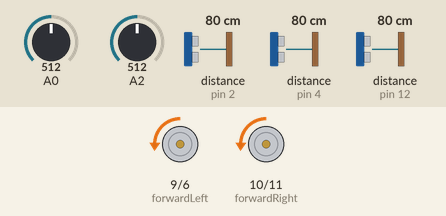
The sketch below on a simulated Arduino Uno, built with avr-gcc and run on an emulated ATmega328P. Shown: motor-driver pin pairs drawn as motors (green arrow = first pin HIGH = forward, orange = second pin HIGH = backward, longer = more drive). Wiring (inferred from the names in the program): 3 × ultrasonic range finder: trigger pin 3, echo pin 2 / trigger pin 5, echo pin 4 / trigger pin 13, echo pin 12. The inputs (shaded band) are chosen by the test bench; at power-on: A0 = 512, A2 = 512, distance to the obstacle (sensors on pin 2, pin 4, pin 12) 80 cm. The echo pulse lasts 58.3 µs per cm.

Above: at 3.8 s.
3.9 s: A0 set to 34
7.8 s: A0 set to 28
At 10.0 s:
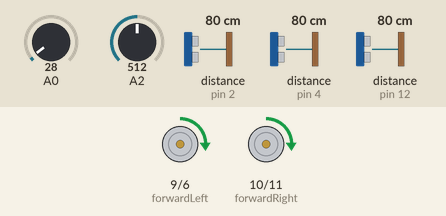
11.7 s: A2 set to 34
15.6 s: A2 set to 28
At 18.5 s:
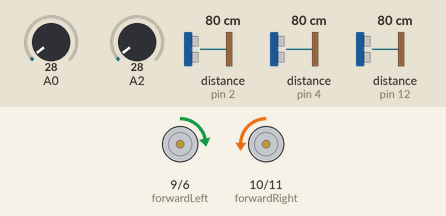
19.6 s: distance to the obstacle (sensor on pin 2) set to 19 cm
23.5 s: distance to the obstacle (sensor on pin 2) set to 16 cm
At 23.9 s:
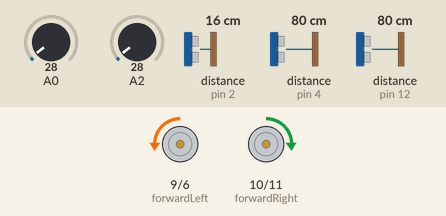
Timing chart, 0 to 26.5 s (numbered marks = the images above; inputs shaded):
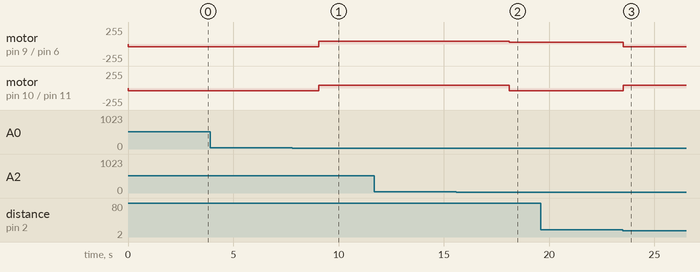

The sketch:

SumoBot_Code.ino
```cpp
//Authors: Olivia Chan, Alisa Wu
//Project: SUMOBOT
//Date: April 19, 2023

//Declaration Section
//Photoresistors
int ldr1; //Value from photoresistor 1 (front ldr)
int ldr2; //Value from photoresistor 2 (back ldr)

//Motor Driver
const int forwardLeft = 9; //Pin for left wheel forward rotation
const int backwardLeft = 6; //Pin for left wheel backward rotation
const int forwardRight = 10; //Pin for right wheel forward rotation
const int backwardRight = 11; //Pin for right wheel backward rotation

//Ultrasonic Sensors
unsigned int distance1; //Distance measured by ultrasonic sensor 1
unsigned int distance2; //Distance measured by ultrasonic sensor 2
unsigned int distance3; //Distance measured by ultrasonic sensor 3

//Other
boolean objectHere = false; // Checks to make sure other object is pushed out of ring

//Setup
void setup()
{
  //Ultrasonic Sensors
  pinMode(13, OUTPUT); //trig pin 1
  pinMode(12, INPUT); //echo pin 1
  pinMode(5, OUTPUT); //trig pin 2
  pinMode(4, INPUT); //echo pin 2
  pinMode(3, OUTPUT); //trig pin 3
  pinMode(2, INPUT); //echo pin 3

  //Motor Pins
  pinMode(forwardLeft, OUTPUT);
  pinMode(backwardLeft, OUTPUT);
  pinMode(forwardRight, OUTPUT);
  pinMode(backwardRight, OUTPUT);

  Serial.begin(9600);
}

//function loop
void loop()
{
  photoresistor();
  distance1 = readUltrasonicDistance(5, 4); //left distance sensor
  distance2 = readUltrasonicDistance(13, 12); //front distance sensor
  distance3 = readUltrasonicDistance(3, 2); //right distance sensor

  if (ldr1 > 30)
  {
    moveBackward(); //When front boundary reached, move backward
    delay(3000);
  }
  else if (ldr2 > 30) //When back boundary reached, move forward
  {
    moveForward();
    delay(3000);
  }
  else {
    if (distance2 < distance1 && distance2 < distance3 && distance2 < 1000 && distance2 != 0)
    {
      objectHere = true;
      moveForward(); //Move straight ahead when something detected towards front
    }
    else if (distance1 < distance2 && distance1 < distance3 && distance1 < 1000 && distance1 != 0) //Left turn when something detected towards left
    {
      objectHere = false;
      rotateLeft();
      delay(1100);
    }
    else if (distance3 < distance2 && distance3 < distance1 && distance3 < 1000 && distance3 != 0) //Right turn when something detected towards right
    {
      objectHere = false;
      rotateRight();
      delay(1100);
    }
    else if (objectHere) {
      moveForward();
    }
    else
    {
      rotateSlow();//Bot rotates until object is found
    }
  }
}

//function restart
void restart()
{
  analogWrite(forwardLeft, 0);
  analogWrite(backwardLeft, 0);
  analogWrite(forwardRight, 0);
  analogWrite(backwardRight, 0);
}

//function moveForward
void moveForward()
{
  analogWrite(forwardLeft, 40);
  analogWrite(backwardLeft, 0);
  analogWrite(forwardRight, 40);
  analogWrite(backwardRight, 0);
}

//function rotateSlow
void rotateSlow()
{
  analogWrite(forwardLeft, 30);
  analogWrite(backwardLeft, 0);
  analogWrite(forwardRight, 0);
  analogWrite(backwardRight, 30);
}

//function moveBackward
void moveBackward()
{
  analogWrite(forwardLeft, 0);
  analogWrite(backwardLeft, 40);
  analogWrite(forwardRight, 0);
  analogWrite(backwardRight, 40);
}

//function rotateLeft
void rotateLeft()
{
  analogWrite(forwardLeft, 20);
  analogWrite(backwardLeft, 0);
  analogWrite(forwardRight, 0);
  analogWrite(backwardRight, 20);
}

//function rotateRight
void rotateRight()
{
  analogWrite(forwardLeft, 0);
  analogWrite(backwardLeft, 40);
  analogWrite(forwardRight, 40);
  analogWrite(backwardRight, 0);
}

//function photoresistor
void photoresistor()
{
  ldr1 = analogRead(A0);
  ldr2 = analogRead(A2);
}

//function readUltrasonicDistance
long readUltrasonicDistance(int triggerPin, int echoPin)
{
  pinMode(triggerPin, OUTPUT);  // Clear the trigger
  digitalWrite(triggerPin, LOW);
  delayMicroseconds(2);
  // Sets the trigger pin to HIGH state for 10 microseconds
  digitalWrite(triggerPin, HIGH);
  delayMicroseconds(2);
  digitalWrite(triggerPin, LOW);
  pinMode(echoPin, INPUT);
  // Reads the echo pin, and returns the
  // sound wave travel time in microseconds
  return pulseIn(echoPin, HIGH, 30000);
}
```

Measured:
- the behaviour switches between 31 and 30 on A0 (found by bisection; images 0 and 1)
- the behaviour switches between 31 and 30 on A2 (found by bisection; images 1 and 2)
- the behaviour switches between 18 and 17 cm on distance to the obstacle (sensor on pin 2) (found by bisection; images 2 and 3)
- after the input at 3.9 s, every drawn part: stays the same
- after the input at 7.8 s, motor on pin 9 (forwardLeft) / pin 6 (backwardLeft), motor on pin 10 (forwardRight) / pin 11 (backwardRight): backward 40/255 → forward 40/255 after 1.3 s
- after the input at 11.7 s, every drawn part: stays the same
- after the input at 15.6 s, motor on pin 9 (forwardLeft) / pin 6 (backwardLeft): forward 40/255 → forward 30/255 after 2.5 s; motor on pin 10 (forwardRight) / pin 11 (backwardRight): forward 40/255 → backward 40/255 after 2.5 s
- after the input at 19.6 s, every drawn part: stays the same
- after the input at 23.5 s, motor on pin 9 (forwardLeft) / pin 6 (backwardLeft): forward 30/255 → backward 40/255 at once; motor on pin 10 (forwardRight) / pin 11 (backwardRight): backward 40/255 → forward 40/255 at once
